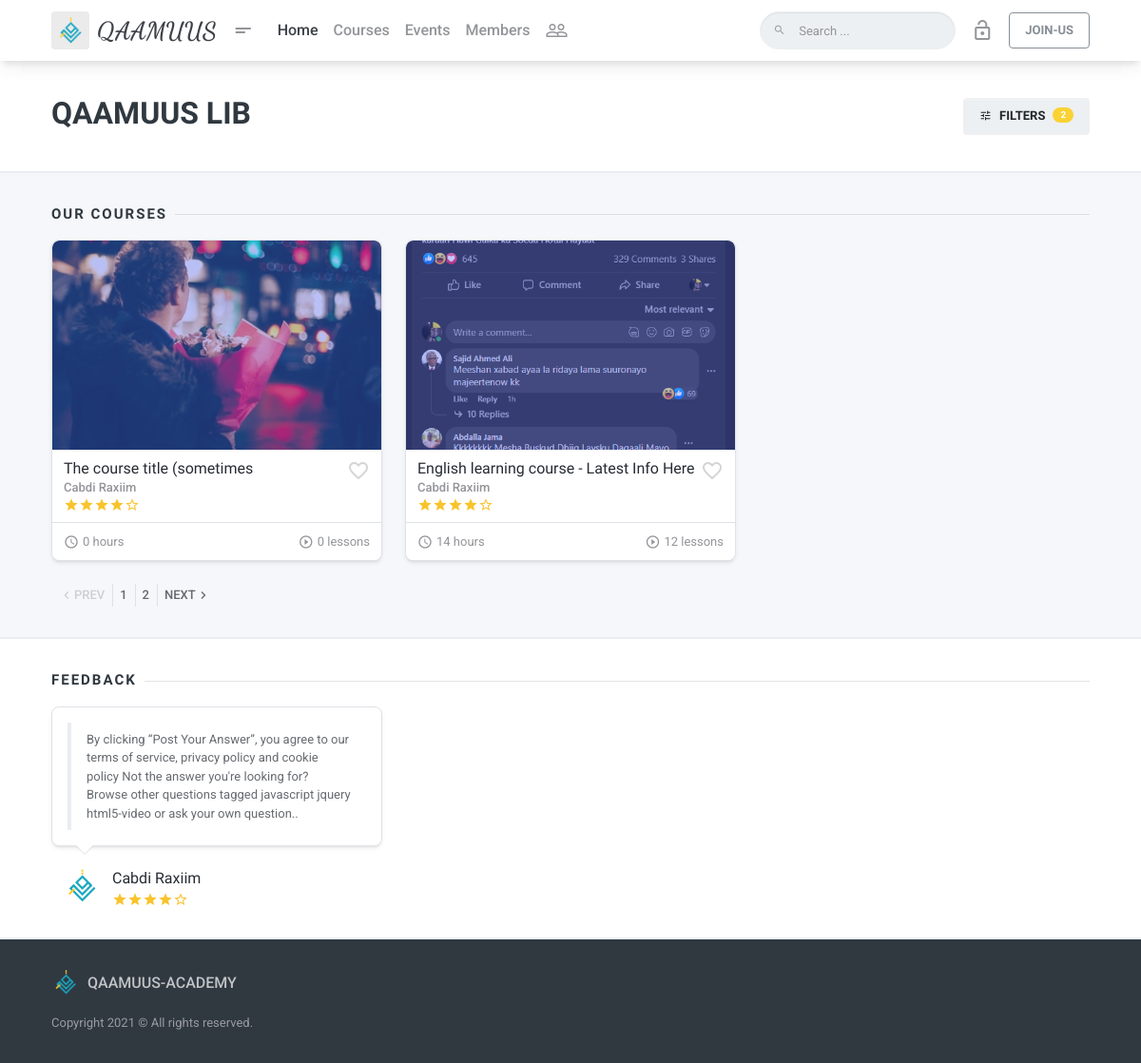
The app's page /qa-courses/ with its own data.
### api/models.py (models this page shows, shortened)
class QaCourses(models.Model):
    title=models.CharField(max_length=255)
    simDesc=models.TextField(null=True,blank=True)
    fullDesc=RichTextField()
    youLearn=RichTextField(null=True,blank=True)
    category=models.ForeignKey(CourseCategory,on_delete=models.CASCADE,null=True,blank=True)
    inrolledUsers=models.ManyToManyField(UserProfile,'inrolledU',null=True,blank=True)
    regularPrice=models.FloatField(default=0)
    showRegularPrice=models.BooleanField(default=True)
    saledPrice=models.FloatField(default=0)
    lessonCounts=models.IntegerField(default=0)
    itsFree=models.BooleanField(default=False)
    dateRegistred=models.DateField(auto_now=True)
    level=models.CharField(max_length=255,default='Standared')
    houres=models.CharField(max_length=255,default='0')
    status=models.BooleanField(default=True)
    prevVideo=models.CharField(max_length=255000)
    coverImage=models.ImageField(upload_to='images/courseImages/',blank=True,null=True)
    prevImage=models.ImageField(upload_to='images/courseImages/')
    instructor=models.ForeignKey(UserProfile,on_delete=models.CASCADE)
    searchKey=models.ManyToManyField(SearchKeys,blank=True,null=True)
    def courPrevIg(self):
        return mark_safe('<img src={} width="100px" >'.format(self.prevImage.url))
    courPrevIg.allow_tags=True

class UserProfile(models.Model):
    user=models.OneToOneField(User,on_delete=models.CASCADE)
    number=models.CharField(max_length=16, default=0)
    profileImage=models.ImageField(upload_to='images/usrProfile',null=True,blank=True)
    password=models.CharField(max_length=255)
    email=models.CharField(max_length=255,unique=True)
    userTitle=models.CharField(max_length=255,null=True,blank=True)
    fullName=models.CharField(max_length=255)
    aboutMe=models.TextField(null=True,blank=True)
    stayedSeconds=models.IntegerField(default=0)
    facebook_link=models.CharField(max_length=3000,null=True,blank=True)
    twitter_link=models.CharField(max_length=3000,null=True,blank=True)
    third_link=models.CharField(max_length=3000,null=True,blank=True)
    learnedSeconds=models.IntegerField(default=0)
    status=models.BooleanField(default=True)
    contactMe=models.TextField(null=True,blank=True)
    referralCode=models.CharField(default='qReff_9002',max_length=10)
    userType=models.ForeignKey(UserTypes,on_delete=models.CASCADE,default=1)
    teacherPoints=models.FloatField(default=1)
    user_activated=models.BooleanField(default=True)
    def theImage(self):
        if self.profileImage:
            return mark_safe('<img src={} width="100px" >'.format(self.profileImage.url))
        else:
            return mark_safe('<img src={} width="100px" >'.format('https://st3.depositphotos.com/3581215/18899/v/450/depositphotos_188994514-stock-illustration-vector-illustration-male-silhouette-profile.jpg'))
    theImage.allow_tags=True

class FeedBacks(models.Model):
    theUser=models.ForeignKey(UserProfile,on_delete=models.CASCADE)
    stars=models.IntegerField(default=3)
    date=models.DateField(auto_now=True)
    fText=models.TextField()
    isActive=models.BooleanField(default=False)
    def userImage(self):
        return mark_safe('<img src={} width="100px" >'.format(self.theUser.profileImage.url))
    userImage.allow_tags=True

### a_system/views.py (the view)
# urls.py: path('qa-courses/',views.qaCourses),
def qaCourses(request):
    allQaCourses=QaCourses.objects.all()
    courseCategory=CourseCategory.objects.all()
    activedFeedBacks=FeedBacks.objects.filter(isActive=True)
    return render(request,'manage/qa-courses.html',{'qaCourses':allQaCourses,'activedFeedBacks':activedFeedBacks,'courseCategory':courseCategory})

### a_system/views.py (called while the page is built, shortened)
def userProfileInfo(request):
    if(request.user.pk==None):
        return {
            'userInfo':{}
        }
    elif(request.user.pk==nullcontext):
        return {
                'userInfo':{}
            }

### templates/manage/qa-courses.html (shortened to what this page needs)
{% extends user.is_authenticated|yesno:"authBase.html,unAuthBase.html" %}
{% load static %}
{% block content %}
        <div class="mdk-header-layout__content page-content ">
            <div class="page-section bg-alt border-bottom-2">
                <div class="container page__container">
                    <div class="d-flex flex-column flex-lg-row align-items-center">
                        <div
                            class="d-flex flex-column align-items-center align-items-lg-start flex mb-16pt mb-lg-0 text-center text-lg-left">
                            <h1 class="h2 mb-4pt">QAAMUUS LIB</h1>
                        </div>
                        <div class="ml-lg-16pt">
                            <a href="#" data-target="#library-drawer" data-toggle="sidebar" class="btn btn-light">
                                <i class="material-icons icon--left">tune</i> Filters
                                <span class="badge badge-notifications badge-accent icon--right">2</span>
                            </a>
                        </div>
                    </div>
                </div>
            </div>
            <div class="page-section border-bottom-2">
                <div class="container page__container">
                    <div class="row">
                        <div class="col-lg-12">
                            <div class="page-separator">
                                <div class="page-separator__text">OUR Courses</div>
                            </div>
                            <div class="row card-group-row">
                                {% for theCourse in qaCourses %}
                                <div class="col-sm-6 col-xl-4 col-lg-4 col-md-6 card-group-row__col">
                                    <div class="card card-sm card--elevated p-relative o-hidden overlay overlay--primary-dodger-blue js-overlay card-group-row__card"
                                        data-toggle="popover" data-trigger="click">
                                        <a href="/crs-dtl-wth/{{theCourse.pk}}/{{theCourse.title}}/" class="card-img-top js-image" data-position=""
                                            data-height="220">
                                            <span class="overlay__content">
                                            </span>
                                        </a>
                                        <div class="card-body flex">
                                            <div class="d-flex">
                                                <div class="flex">
                                                    <a class="card-title" href="/crs-dtl-wth/{{theCourse.pk}}/{{theCourse.title}}/">{{theCourse.title}}</a>
                                                    <small class="text-50 font-weight-bold mb-4pt">{{theCourse.instructor.fullName}}</small>
                                                </div>
                                                <a href="" data-toggle="tooltip"
                                                    data-title="Add Favorite" data-placement="top"
                                                    data-boundary="window"
                                                    class="ml-4pt material-icons text-20 card-course__icon-favorite">favorite_border</a>
                                            </div>
                                            <div class="d-flex">
                                                <div class="rating flex">
                                                    <span class="rating__item"><span
                                                            class="material-icons">star</span></span>
                                                    <span class="rating__item"><span
                                                            class="material-icons">star</span></span>
                                                    <span class="rating__item"><span
                                                            class="material-icons">star</span></span>
                                                    <span class="rating__item"><span
                                                            class="material-icons">star</span></span>
                                                    <span class="rating__item"><span
                                                            class="material-icons">star_border</span></span>
                                                </div>
                                            </div>
                                        </div>
                                        <div class="card-footer">
                                            <div class="row justify-content-between">
                                                <div class="col-auto d-flex align-items-center">
                                                    <span
                                                        class="material-icons icon-16pt text-50 mr-4pt">access_time</span>
                                                    <p class="flex text-50 lh-1 mb-0"><small>{{theCourse.houres}} hours</small></p>
                                                </div>
                                                <div class="col-auto d-flex align-items-center">
                                                    <span
                                                        class="material-icons icon-16pt text-50 mr-4pt">play_circle_outline</span>
                                                    <p class="flex text-50 lh-1 mb-0"><small>{{theCourse.lessonCounts}} lessons</small></p>
                                                </div>
                                            </div>
                                        </div>
                                    </div>
                                </div>
                                {% endfor %}
                            </div>
                            <ul class="pagination justify-content-start pagination-xsm m-0">
                                <li class="page-item disabled">
                                    <a class="page-link" href="#" aria-label="Previous">
                                        <span aria-hidden="true" class="material-icons">chevron_left</span>
                                        <span>Prev</span>
                                    </a>
                                </li>
                                <li class="page-item">
                                    <a class="page-link" href="#" aria-label="Page 1">
                                        <span>1</span>
                                    </a>
                                </li>
                                <li class="page-item">
                                    <a class="page-link" href="#" aria-label="Page 2">
                                        <span>2</span>
                                    </a>
                                </li>
                                <li class="page-item">
                                    <a class="page-link" href="#" aria-label="Next">
                                        <span>Next</span>
                                        <span aria-hidden="true" class="material-icons">chevron_right</span>
                                    </a>
                                </li>
                            </ul>
                        </div>
                    </div>
                </div>
            </div>
            <div class="page-section bg-alt">
                <div class="container page__container">
                    <div class="page-separator">
                        <div class="page-separator__text">Feedback</div>
                    </div>
                    <div class="row">
                        {% for feed in activedFeedBacks %}
                        <div class="col-sm-6 col-md-4">
                            <div class="card card-feedback card-body">
                                <blockquote class="blockquote mb-0">
                                    <p class="text-70 small mb-0">{{feed.fText}}.</p>
                                </blockquote>
                            </div>
                            <div class="media ml-12pt">
                                <div class="media-left mr-12pt">
                                    <a href="student-profile.html" class="avatar avatar-sm">
                                        <img src="{{feed.theUser.profileImage.url}}" width="40" alt="avatar" class="rounded-circle">
                                    </a>
                                </div>
                                <div class="media-body media-middle">
                                    <a href="#" class="card-title">{{feed.theUser.fullName}}</a>
                                    <div class="rating mt-4pt">
                                        {% for st in "x"|rjust:feed.stars %}
                                            <span class="rating__item"><span class="material-icons">star</span></span>
                                        {% endfor %}
                                        {% if feed.stars == 5 %}
                                        {% elif feed.stars == 4 %}
                                        <span class="rating__item"><span
                                            class="material-icons">star_border</span></span>
                                        {% elif feed.stars == 3 %}
                                        <span class="rating__item"><span
                                            class="material-icons">star_border</span></span>
                                        <span class="rating__item"><span
                                                class="material-icons">star_border</span></span>
                                        {% endif %}
                                    </div>
                                </div>
                            </div>
                        </div>
                        {% endfor %}
                    </div>
                </div>
            </div>
        </div>
{% endblock %}

### static/css/preloader.css (style rules this page uses)
:root { --sk-size:64px;--sk-color:#3498DB }

### records on screen
QaCourses: shows a picture, title "The course title (sometimes", instructor.fullName "Cabdi Raxiim", houres "0", lessonCounts "0"
QaCourses: shows a picture, title "English learning course - Latest Info Here", instructor.fullName "Cabdi Raxiim", houres "14", lessonCounts "12"
FeedBacks: fText "By clicking “Post Your Answer”, you agree to our terms of service, privacy policy and cookie policy Not the answer you're looking for? Browse other questions tagged javascript jquery html5-video or ask your own question.", theUser.profileImage (picture), theUser.fullName "Cabdi Raxiim", stars 4 (drawn)
